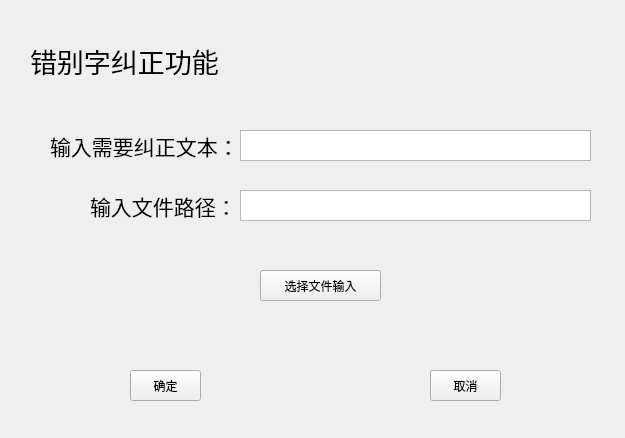
<?xml version="1.0" encoding="UTF-8"?>
<ui version="4.0">
 <class>Typo_coorection_Frame</class>
 <widget class="QMainWindow" name="Typo_coorection_Frame">
  <property name="geometry">
   <rect>
    <x>0</x>
    <y>0</y>
    <width>625</width>
    <height>438</height>
   </rect>
  </property>
  <property name="windowTitle">
   <string>MainWindow</string>
  </property>
  <widget class="QWidget" name="centralwidget">
   <widget class="QTextEdit" name="textEdit">
    <property name="geometry">
     <rect>
      <x>240</x>
      <y>130</y>
      <width>351</width>
      <height>31</height>
     </rect>
    </property>
   </widget>
   <widget class="QLabel" name="label">
    <property name="geometry">
     <rect>
      <x>30</x>
      <y>40</y>
      <width>271</width>
      <height>41</height>
     </rect>
    </property>
    <property name="font">
     <font>
      <family>Agency FB</family>
      <pointsize>20</pointsize>
     </font>
    </property>
    <property name="text">
     <string>错别字纠正功能</string>
    </property>
   </widget>
   <widget class="QLabel" name="label_2">
    <property name="geometry">
     <rect>
      <x>50</x>
      <y>130</y>
      <width>181</width>
      <height>31</height>
     </rect>
    </property>
    <property name="font">
     <font>
      <family>Agency FB</family>
      <pointsize>16</pointsize>
     </font>
    </property>
    <property name="text">
     <string>输入需要纠正文本：</string>
    </property>
   </widget>
   <widget class="QLabel" name="label_3">
    <property name="geometry">
     <rect>
      <x>90</x>
      <y>190</y>
      <width>141</width>
      <height>31</height>
     </rect>
    </property>
    <property name="font">
     <font>
      <family>Agency FB</family>
      <pointsize>16</pointsize>
     </font>
    </property>
    <property name="text">
     <string>输入文件路径：</string>
    </property>
   </widget>
   <widget class="QPushButton" name="pushButton_2">
    <property name="geometry">
     <rect>
      <x>260</x>
      <y>270</y>
      <width>121</width>
      <height>31</height>
     </rect>
    </property>
    <property name="text">
     <string>选择文件输入</string>
    </property>
   </widget>
   <widget class="QPushButton" name="pushButton">
    <property name="geometry">
     <rect>
      <x>430</x>
      <y>370</y>
      <width>71</width>
      <height>31</height>
     </rect>
    </property>
    <property name="text">
     <string>取消</string>
    </property>
   </widget>
   <widget class="QPushButton" name="pushButton_3">
    <property name="geometry">
     <rect>
      <x>130</x>
      <y>370</y>
      <width>71</width>
      <height>31</height>
     </rect>
    </property>
    <property name="mouseTracking">
     <bool>false</bool>
    </property>
    <property name="text">
     <string>确定</string>
    </property>
   </widget>
   <widget class="QTextEdit" name="textEdit_2">
    <property name="geometry">
     <rect>
      <x>240</x>
      <y>190</y>
      <width>351</width>
      <height>31</height>
     </rect>
    </property>
   </widget>
  </widget>
 </widget>
 <resources/>
 <connections/>
</ui>
